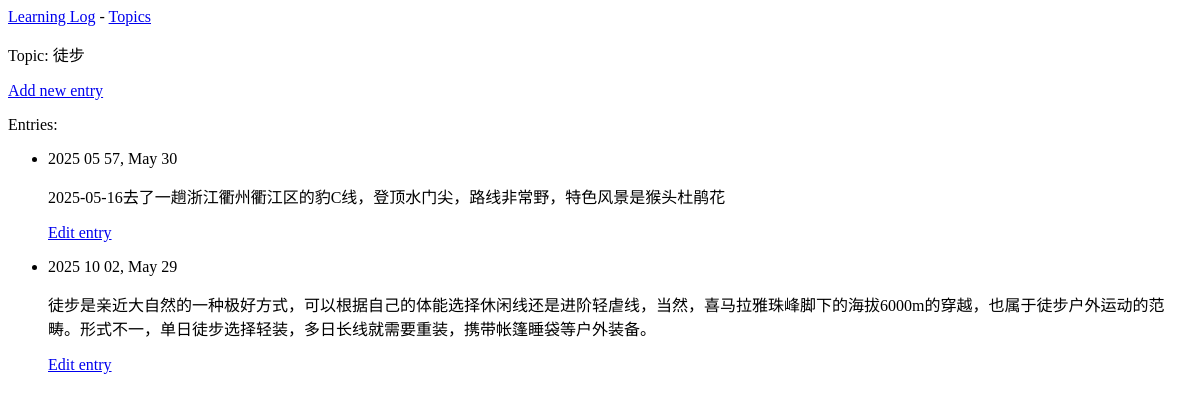
/topics/3, run on an earlier commit of the app's database.
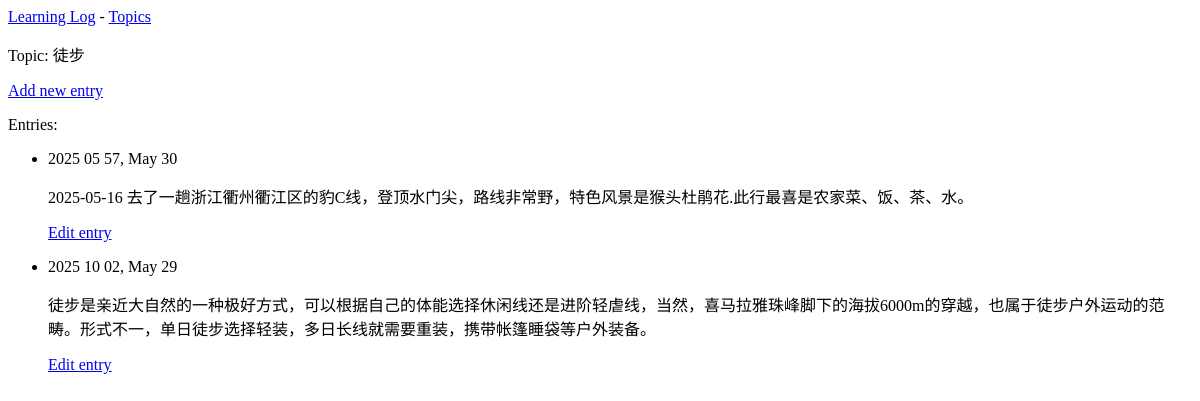
And on a later commit of the database.
### learning_logs/models.py (models this page shows, shortened)
class Entry(models.Model):
    topic = models.ForeignKey(Topic, on_delete=models.CASCADE)
    text = models.TextField()
    date_added = models.DateTimeField(auto_now_add=True)
    class Meta:
        verbose_name_plural = 'entries'

### learning_logs/views.py (the view)
# urls.py: path('topics/<int:topic_id>', views.topic, name='topic'),
def topic(request, topic_id):
    topic = Topic.objects.get(id=topic_id)
    entries = topic.entry_set.order_by('-date_added')
    context = {'topic':topic, 'entries':entries}
    return render(request, 'learning_logs/topic.html', context)

### learning_logs/templates/learning_logs/topic.html
{% extends 'learning_logs/base.html' %}
{% block content %}
    <p>Topic: {{topic.text}}</p>
    <p>
        <a href="{% url 'learning_logs:new_entry' topic.id %}">Add new entry</a>
    </p>
    <p>Entries:</p>
    <ul>
        {%for entry in entries%}
        <li>
            <p>{{ entry.date_added|date:'Y H i, M d'}}</p>
            <p>{{ entry.text|linebreaks }}</p>
            <p>
                <a href="{% url 'learning_logs:edit_entry' entry.id %}">Edit entry</a>
            </p>
        </li>
        {% empty %}
            <li>There are no entries for this topic yet.</li>
        {% endfor %}
    </ul>
{% endblock content %}

What changed in the data, as far as the page shows it:
changed Entry: text "2025-05-16去了一趟浙江衢州衢江区的豹C线，登顶水门尖，路线非常野，特色风景是猴头杜鹃花" → "2025-05-16 去了一趟浙江衢州衢江区的豹C线，登顶水门尖，路线非常野，特色风景是猴头杜鹃花.此行最喜是农家菜、饭、茶、水。"
